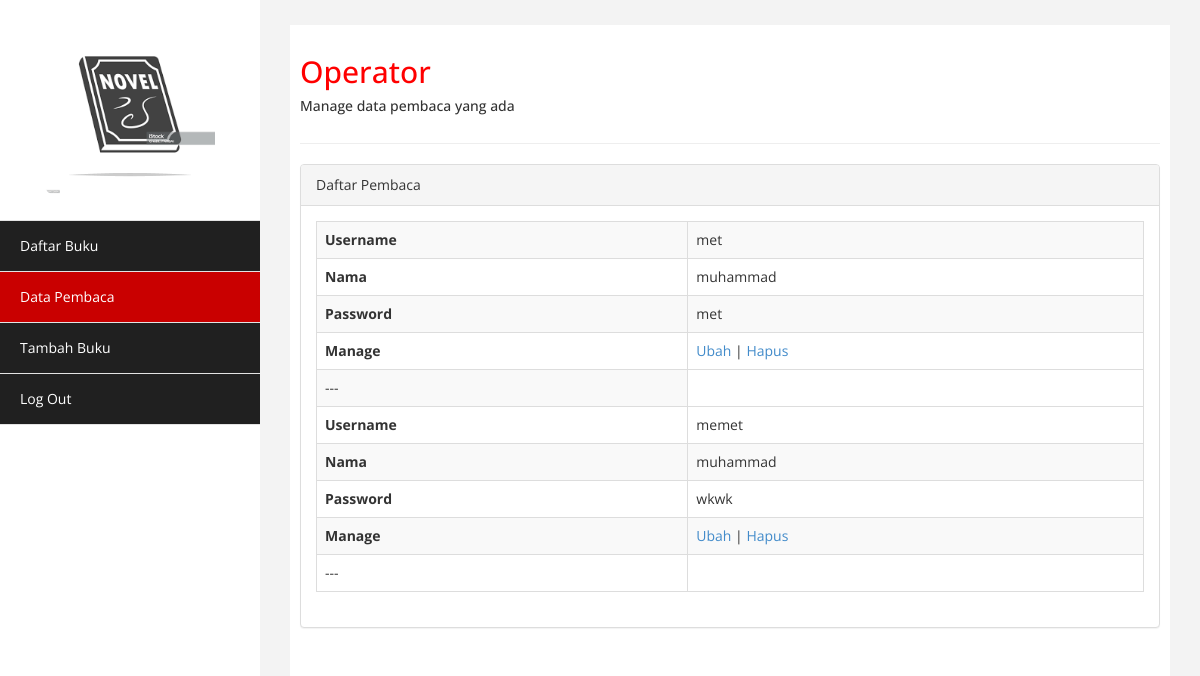
The app's page /admin/datapembaca.php with its own data.
### tables this page shows
CREATE TABLE `pembaca` (
  `id` int(10) NOT NULL,
  `nama` varchar(50) NOT NULL,
  `username` varchar(50) NOT NULL,
  `password` varchar(50) NOT NULL
);

### admin/datapembaca.php (the view, shortened to what this page needs)
<?php
include_once("../conn.php");
$result = mysqli_query($conn, "SELECT * FROM pembaca ORDER BY id DESC");
?>
<!DOCTYPE html>
<html xmlns="http://www.w3.org/1999/xhtml">
<head>
    <link href="assets/css/bootstrap.css" rel="stylesheet" />
    <link href="assets/css/font-awesome.css" rel="stylesheet" />
    <link href="assets/css/custom.css" rel="stylesheet" />
    <link href="assets/js/dataTables/dataTables.bootstrap.css" rel="stylesheet" />
</head>
<body>
                <nav class="navbar-default navbar-side" role="navigation">
                <div class="sidebar-collapse" style="background: white;">
                <ul class="nav" id="main-menu">
				<li class="text-center" style="background: white;">
                    <img src="../buku.png" class="user-image img-responsive"/>
					</li>
                    <li>
                        <a href="index.php"><i class=""></i>Daftar Buku</a>
                    </li>
                    <li>
                        <a class="active-menu" href="datapembaca.php"><i class=""></i>Data Pembaca</a>
                    </li>
                    <li>
                        <a href="tambahbuku.php"><i class=""></i>Tambah Buku</a>
                    </li>
                    <li>
                    <a href="../login.html"><i class=""></i>Log Out</a>
                    </li>
                </ul>
            </div>
        </nav>
        <div id="page-wrapper" >
            <div id="page-inner">
                <div class="row">
                    <div class="col-md-12">
                     <h2>Operator</h2>
                        <h5>Manage data pembaca yang ada</h5>
                    </div>
                </div>
                 <hr />
            <div class="row">
                <div class="col-md-12">
                    <div class="panel panel-default">
                        <div class="panel-heading">
                            Daftar Pembaca
                        </div>
                        <div class="panel-body">
                            <div class="table-responsive">
                                <table class="table table-striped table-bordered table-hover" id="dataTables-example">
                                <?php
                                while ($data = mysqli_fetch_array($result)) {
                                ?>
                                <tr>
                                    <th>Username</th>
                                    <td><?php echo $data['username']; ?></td>
                                </tr>
                                <tr>
                                    <th>Nama</th>
                                    <td><?php echo $data['nama']; ?></td>
                                </tr>
                                <tr>
                                    <th>Password</th>
                                    <td><?php echo $data['password']; ?></td>
                                </tr>
                                <tr>
                                    <th>Manage</th>
                                    <td><a href='editpembaca.php?id=<?= $data["id"]?>'>Ubah</a> | <a href='hapuspembaca.php?id=<?= $data["id"]?>'>Hapus</a></td>
                                </tr>
                                <tr><td>---</td></tr>
                                <?php } ?>
                                </table>
</body>
</html>

### admin/assets/css/custom.css (style rules this page uses)
body { font-family: 'Open Sans', sans-serif; }
#page-wrapper { padding: 15px 15px; min-height: 600px; background:#F3F3F3; }
#page-inner { width:100%; margin:10px 20px 10px 0px; background-color:#fff!important; padding:10px; min-height:1200px; }
.text-center { text-align:center; }
h2 { color: #f00; }
.user-image { margin: 25px auto; -webkit-border-radius: 10px; -moz-border-radius: 10px; border-radius: 10px; max-height:170px; max-width:170px; }
.active-menu { background-color:#C90000!important; }
.sidebar-collapse , .sidebar-collapse .nav { background:none; }
.sidebar-collapse .nav { padding:0; }
.sidebar-collapse .nav > li > a { color:#fff; background:#202020; text-shadow:none; }
.sidebar-collapse > .nav > li > a { padding:15px 10px; }
.sidebar-collapse > .nav > li { border-bottom: 1px solid rgba(107, 108, 109, 0.19); }
.navbar-side { border:none; background-color: #202020; }
.navbar-default { border:0px solid black; }
@media (min-width:768px) { #page-wrapper { margin: 0 0 0 260px; padding: 15px 30px; min-height: 1200px; } }
@media (min-width:768px) { .navbar-side { z-index: 1; position: absolute; width: 260px; } }

### records on screen
pembaca: username "met", nama "muhammad", password "met"
pembaca: username "memet", nama "muhammad", password "wkwk"
